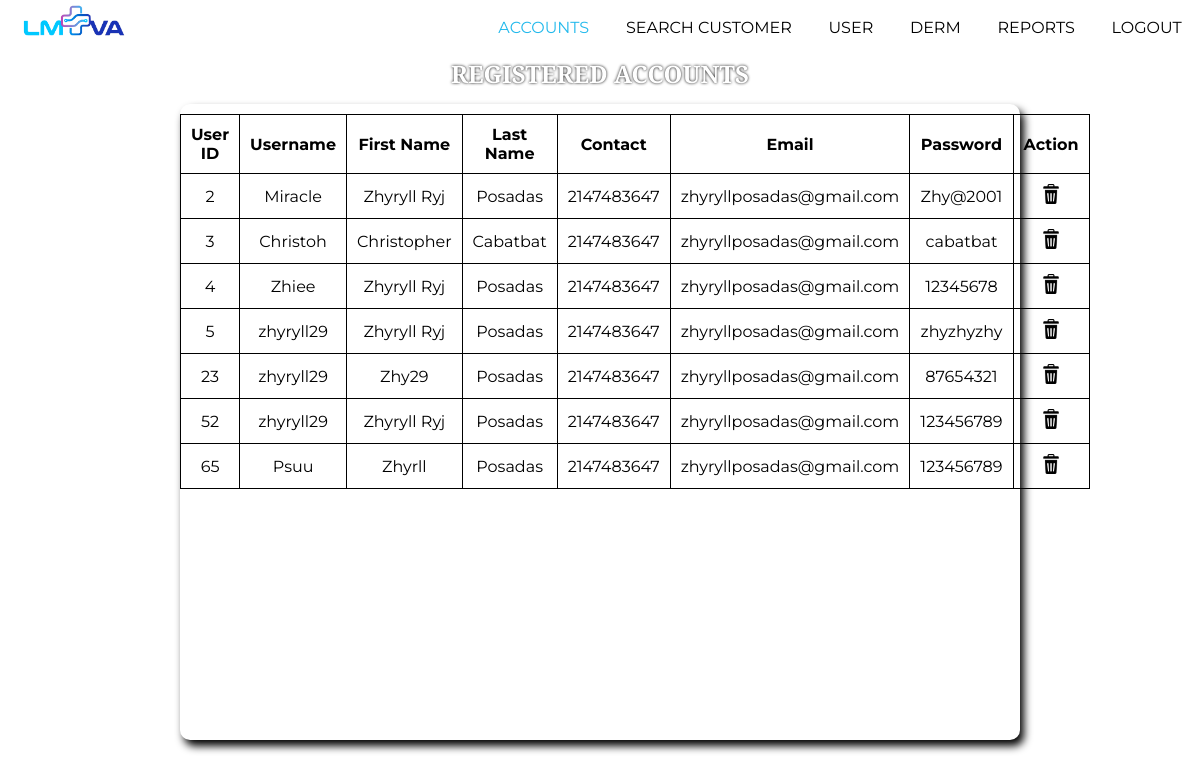
Screenshot of /adminHome.php with the database file from the repository.
### tables this page shows
CREATE TABLE `registeredaccount` (
  `user_id` int(4) NOT NULL,
  `username` varchar(255) NOT NULL,
  `fname` varchar(255) NOT NULL,
  `lname` varchar(255) NOT NULL,
  `contact` int(4) NOT NULL,
  `email` varchar(255) NOT NULL,
  `password` varchar(255) NOT NULL
);

### adminHome.php (the view, shortened to what this page needs)
<!DOCTYPE html>
<html lang="en">
<head>
    <link rel="stylesheet" href="style.css">
</head>
<body>
    <div class="adminHome">
        <div class="adminNav">
            <div class="adminLogo">
                <a href="adminHome.php"><img src="img/lmva-logo.png"></a>
            </div>
            <div class="adminLinks">
                <a href="adminHome.php" style="color: #22b9ec" class="navigation">ACCOUNTS</a>
                <a href="adminSearch.php" class="navigation">SEARCH CUSTOMER</a>
                <a href="adminUser.php" class="navigation">USER</a>
                <a href="adminDerm.php" class="navigation">DERM</a>
                <a href="adminReports.php" class="navigation">REPORTS</a>
                <a href="adminLogin.php" class="navigation">LOGOUT</a>
            </div>
        </div>
        <div class="administrator">
            <h2>REGISTERED ACCOUNTS</h2>
        </div>
    </div>
    <div class="adminBody">
        <div class="adminTable">
            <form method="post">
                <table class="adminAcc">
                    <tr style="font-weight: bold; text-align: center;">
                        <td>User ID</td>
                        <td>Username</td>
                        <td>First Name</td>
                        <td>Last Name</td>
                        <td>Contact</td>
                        <td>Email</td>
                        <td>Password</td>
                        <td>Action</td>
                    </tr>
                    <?php
                    include 'db/connection.php';
                    $select = mysqli_query($connection, "SELECT * FROM registeredaccount");
                    while($result = mysqli_fetch_object($select)){
                    ?>
                    <tr style="text-align: center;">
                        <td><?=$result->user_id?></td>
                        <td><?=$result->username?></td>
                        <td><?=$result->fname?></td>
                        <td><?=$result->lname?></td>
                        <td><?=$result->contact?></td>
                        <td><?=$result->email?></td>
                        <td><?=$result->password?></td>
                        <td class="deleteIcon"><a href="db/delete.php?delete=<?=$result->user_id?>"><img src="img/garbage.png"></a></td>
                    </tr>
                    <?php } ?>
                </table>
            </form>
        </div>
    </div>
</body>
</html>

### style.css (style rules this page uses)
body { padding: 0; margin: 0; font-family: 'Montserrat', sans-serif; }
.accRes, tr, td { border: 1px solid; padding: 10px; border-collapse: collapse; color: white; }
.adminHome { flex: 1; display: flex; flex-direction: column; }
.adminNav { background-color: #ffffff; flex: 1; display: flex; flex-direction: row; }
.adminLogo { flex: 1; display: flex; align-items: center; }
.adminLogo img { height: 50px; width: auto; filter: saturate(150%); margin-left: 20px; cursor: pointer; }
.adminLinks { flex: 1.5; display: flex; justify-content: space-around; align-items: center; }
.adminLinks a { padding: 10px; cursor: pointer; border-radius: 5px; color: black; text-decoration: none; font-family: 'Montserrat', sans-serif; }
.administrator { flex: 1; display: flex; justify-content: center; align-items: center; font-family: 'Inria Serif', serif; }
.administrator h2 { text-shadow: 0 0 3px black; line-height: 0; color: white; }
.adminBody { flex: 8; display: flex; justify-content: center; align-items: center; }
.adminTable { background-color: #fff; width: 70%; height: 90%; border-radius: 10px; margin-top: -50px; display: flex; justify-content: center; box-shadow: 4px 6px 8px black; }
.adminTable form { width: 100%; }
.adminAcc { border: 1px solid; border-collapse: collapse; margin-top: 10px; width: 100%; }
.adminAcc tr td { color: black; }
.deleteIcon img { height: 20px; width: auto; cursor: pointer; }
.searchCustomer,tr,td { border: 1px solid; border-collapse: collapse; text-align: center; }
.adminAcc tr td a { text-decoration: none; }

### adminHome.php (style rules this page uses)
body { padding: 0; margin: 0; height: 100vh; display: flex; flex-direction: column; background-size: cover; background-position: center; animation-name: animate; animation-direction: alternate-reverse; animation-duration: 30s; animation-fill-mode: forwards; animation-iteration-count: infinite; animation-play-state: running; animation-timing-function: ease-in-out; }

### rows the page displays
registeredaccount: user_id "2", username "Miracle", fname "Zhyryll Ryj", lname "Posadas", contact "2147483647", email "zhyryllposadas@gmail.com", password "Zhy@2001"
registeredaccount: user_id "3", username "Christoh", fname "Christopher", lname "Cabatbat", contact "2147483647", email "zhyryllposadas@gmail.com", password "cabatbat"
registeredaccount: user_id "4", username "Zhiee", fname "Zhyryll Ryj", lname "Posadas", contact "2147483647", email "zhyryllposadas@gmail.com", password "12345678"
registeredaccount: user_id "5", username "zhyryll29", fname "Zhyryll Ryj", lname "Posadas", contact "2147483647", email "zhyryllposadas@gmail.com", password "zhyzhyzhy"
registeredaccount: user_id "23", username "zhyryll29", fname "Zhy29", lname "Posadas", contact "2147483647", email "zhyryllposadas@gmail.com", password "87654321"
registeredaccount: user_id "52", username "zhyryll29", fname "Zhyryll Ryj", lname "Posadas", contact "2147483647", email "zhyryllposadas@gmail.com", password "123456789"
registeredaccount: user_id "65", username "Psuu", fname "Zhyrll", lname "Posadas", contact "2147483647", email "zhyryllposadas@gmail.com", password "123456789"
